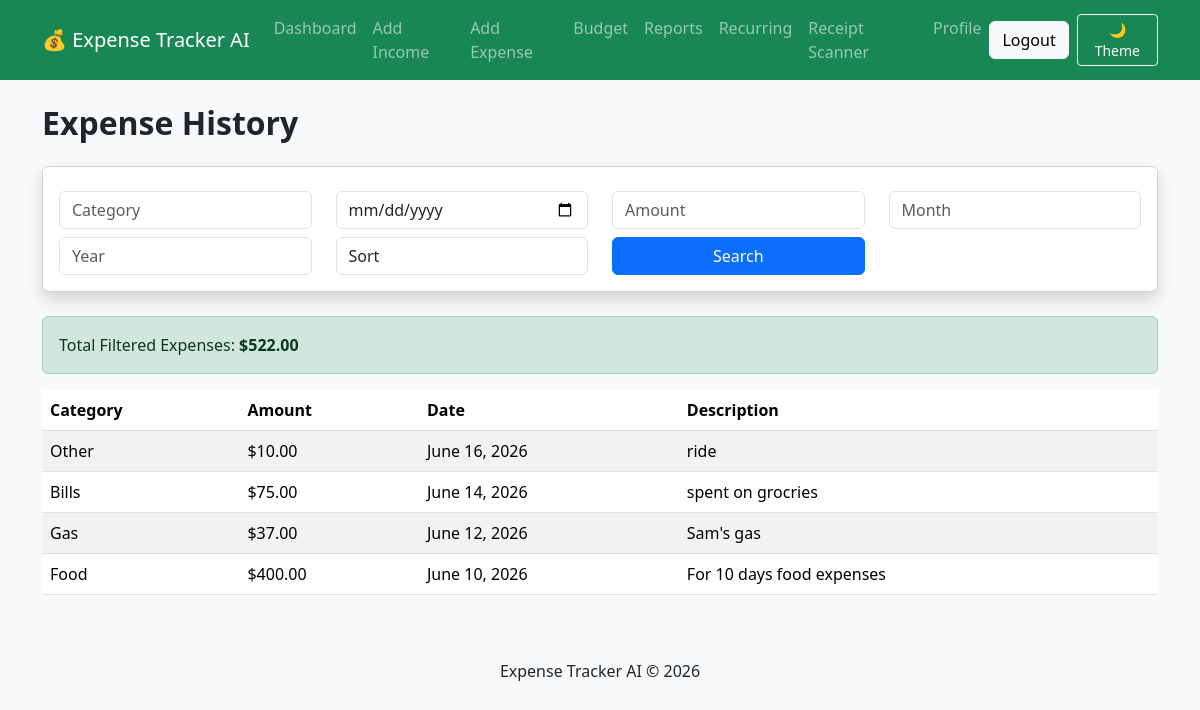
The app's page /expense/list/ (signed in), older data.
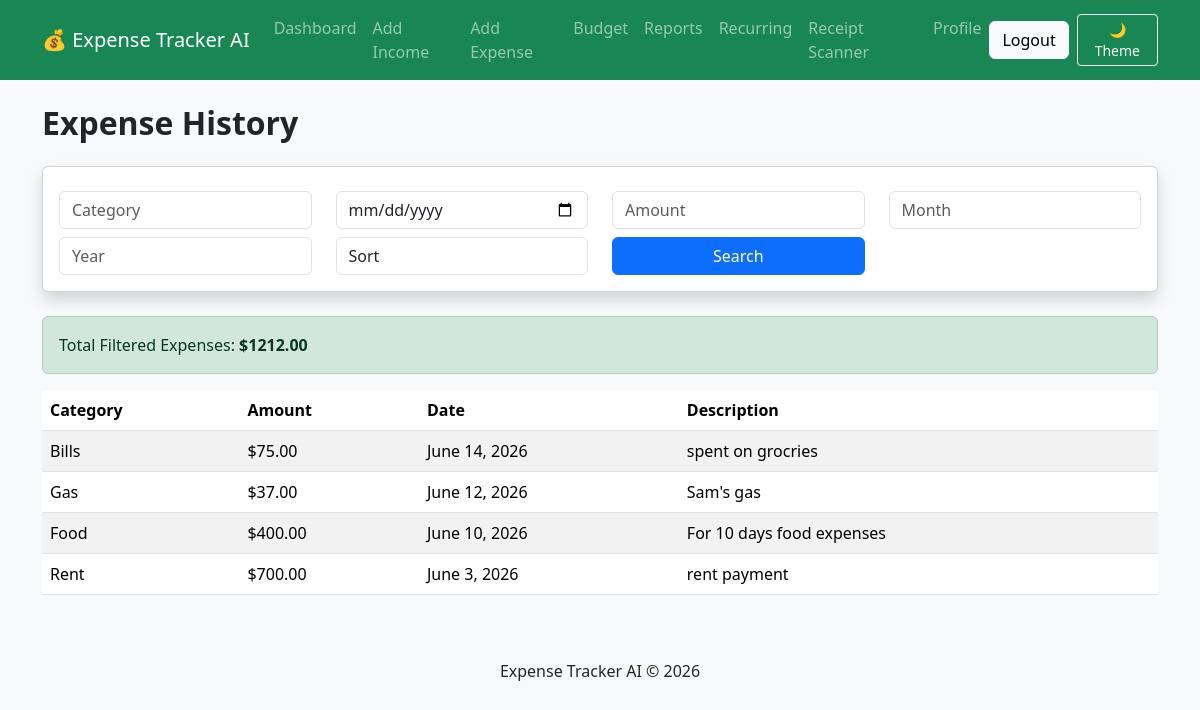
The same page, newer data.
### tracker/models.py (models this page shows, shortened)
class Expense(models.Model):
    CATEGORY_CHOICES = [
        ('Food', 'Food'),
        ('Rent', 'Rent'),
        ('Gas', 'Gas'),
        ('Shopping', 'Shopping'),
        ('Bills', 'Bills'),
        ('Travel', 'Travel'),
        ('Healthcare', 'Healthcare'),
        ('Other', 'Other'),
    ]
    user = models.ForeignKey(
        User,
        on_delete=models.CASCADE
    )
    category = models.CharField(
        max_length=50,
        choices=CATEGORY_CHOICES
    )
    amount = models.DecimalField(
        max_digits=10,
        decimal_places=2
    )
    date = models.DateField()
    description = models.CharField(
        max_length=200
    )

### tracker/views.py (the view)
@login_required
def expense_list(request):
    expenses = Expense.objects.filter(
        user=request.user
    )
    category = request.GET.get("category")
    expense_date = request.GET.get("date")
    amount = request.GET.get("amount")
    month = request.GET.get("month")
    year = request.GET.get("year")
    sort = request.GET.get("sort")
    if category:
        expenses = expenses.filter(
            category__icontains=category
        )
    if expense_date:
        expenses = expenses.filter(
            date=expense_date
        )
    if amount:
        expenses = expenses.filter(
            amount=amount
        )
    if month:
        expenses = expenses.filter(
            date__month=month
        )
    if year:
        expenses = expenses.filter(
            date__year=year
        )
    if sort == "high":
        expenses = expenses.order_by(
            "-amount"
        )
    elif sort == "low":
        expenses = expenses.order_by(
            "amount"
        )
    else:
        expenses = expenses.order_by(
            "-date"
        )
    filtered_total = sum(
        expense.amount
        for expense in expenses
    )
    currency_symbol = "$"
    if hasattr(request.user, "profile"):
        currency_symbol = request.user.profile.currency_symbol
    return render(
        request,
        "expense_list.html",
        {
            "expenses": expenses,
            "filtered_total": filtered_total,
            "currency_symbol": currency_symbol,
        },
    )

### templates/expense_list.html (shortened to what this page needs)
{% extends 'base.html' %}
{% block content %}
<h2 class="mb-4">
    Expense History
</h2>
<div class="card mb-4 shadow">
    <div class="card-body">
        <form method="GET">
            <div class="row">
                <div class="col-md-3 mt-2">
                    <input
                        type="text"
                        name="category"
                        class="form-control"
                        placeholder="Category">
                </div>
                <div class="col-md-3 mt-2">
                    <input
                        type="date"
                        name="date"
                        class="form-control">
                </div>
                <div class="col-md-3 mt-2">
                    <input
                        type="number"
                        name="amount"
                        class="form-control"
                        placeholder="Amount">
                </div>
                <div class="col-md-3 mt-2">
                    <input
                        type="number"
                        name="month"
                        min="1"
                        max="12"
                        class="form-control"
                        placeholder="Month">
                </div>
                <div class="col-md-3 mt-2">
                    <input
                        type="number"
                        name="year"
                        class="form-control"
                        placeholder="Year">
                </div>
                <div class="col-md-3 mt-2">
                    <select
                        name="sort"
                        class="form-control">
                        <option value="">Sort</option>
                    </select>
                </div>
                <div class="col-md-3 mt-2">
                    <button
                        class="btn btn-primary w-100">
                        Search
                    </button>
                </div>
            </div>
        </form>
    </div>
</div>
<div class="alert alert-success">
    Total Filtered Expenses:
    <strong>
        {{ currency_symbol }}{{ filtered_total }}
    </strong>
</div>
<table class="table table-striped">
    <thead>
        <tr>
            <th>Category</th>
            <th>Amount</th>
            <th>Date</th>
            <th>Description</th>
        </tr>
    </thead>
    <tbody>
        {% for expense in expenses %}
        <tr>
            <td>{{ expense.category }}</td>
            <td>
                {{ currency_symbol }}{{ expense.amount }}
            </td>
            <td>{{ expense.date }}</td>
            <td>{{ expense.description }}</td>
        </tr>
        {% endfor %}
    </tbody>
</table>
{% endblock %}

Row changes from the older to the newer data that the page shows:
removed Expense: category "Other", currency_symbol "$", amount "10.00", date "June 16, 2026", description "ride"
added Expense: category "Rent", currency_symbol "$", amount "700.00", date "June 3, 2026", description "rent payment"
Text that changed along with them:
{{ filtered_total }}: "522.00" → "1212.00"
